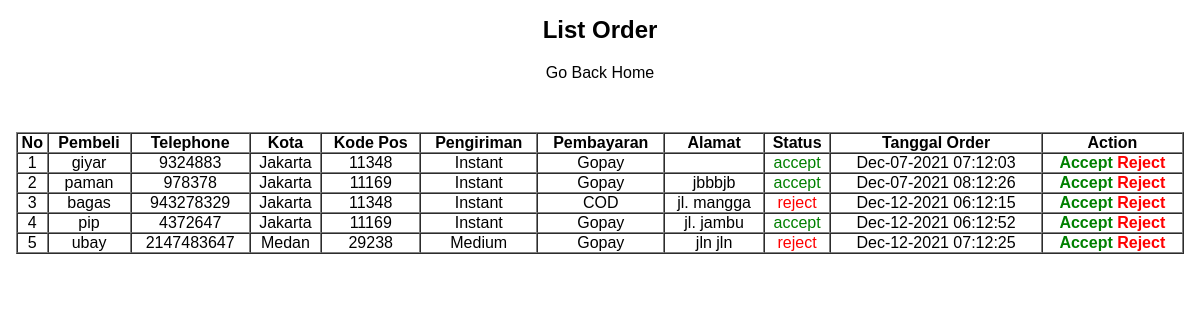
The page /admin/order.php (signed in) on the database its author committed.
### tables this page shows
CREATE TABLE `checkout` (
  `id_checkout` int(11) NOT NULL,
  `nama_pembeli` varchar(50) NOT NULL,
  `no_telp` int(16) NOT NULL,
  `nama_kota` varchar(50) NOT NULL,
  `alamat` varchar(250) NOT NULL,
  `kode_pos` int(7) NOT NULL,
  `jenis_pengiriman` enum('Instant','Medium','Premium') NOT NULL,
  `jenis_pembayaran` enum('COD','Gopay','Ovo') NOT NULL,
  `status` enum('pending','accept','reject') NOT NULL,
  `waktu_belanja` timestamp NOT NULL DEFAULT current_timestamp()
);

### app.php (called while the page is built, shortened)
<?php
$dbconnect = mysqli_connect("localhost", "root", "", "lets-migo");
function queryData($query)
{
    global $dbconnect;
    $data = mysqli_query($dbconnect, $query);
    $rows = [];
    while ($row = mysqli_fetch_assoc($data)) {
        $rows[] = $row;
    }
    return $rows;
}

### src/admin/order.php (the view, shortened to what this page needs)
<?php
require('../../app.php');
$orderList = queryData("SELECT * FROM checkout ORDER BY id_checkout ASC");
?>
<!DOCTYPE html>
<html lang="en">
<head>
    <link rel="stylesheet" href="../assets/css/style.css">
</head>
<body>
    <div class="container">
        <div>
            <h2 style="text-align: center;">List Order</h2>
            <a href="index.php" style="text-decoration: none; color: #000;">
                <p style="text-align: center; margin-top: 20px;">Go Back Home</p>
            </a>
        </div>
        <table border="1" cellspacing="0" class="table">
            <thead>
                <tr>
                    <th>No</th>
                    <th>Pembeli</th>
                    <th>Telephone</th>
                    <th>Kota</th>
                    <th>Kode Pos</th>
                    <th>Pengiriman</th>
                    <th>Pembayaran</th>
                    <th>Alamat</th>
                    <th>Status</th>
                    <th>Tanggal Order</th>
                    <th>Action</th>
                </tr>
            </thead>
            <tbody class="tbody">
                <?php
                $no = 1;
                foreach ($orderList as $order) : ?>
                    <tr>
                        <td><?= $no++; ?></td>
                        <td><?= $order["nama_pembeli"]; ?></td>
                        <td><?= $order["no_telp"]; ?></td>
                        <td><?= $order["nama_kota"]; ?></td>
                        <td><?= $order["kode_pos"]; ?></td>
                        <td><?= $order["jenis_pengiriman"]; ?></td>
                        <td><?= $order["jenis_pembayaran"]; ?></td>
                        <td><?= $order["alamat"]; ?></td>
                        <td>
                            <?php if ($order["status"] === "pending") : ?>
                                <p><?= $order["status"]; ?></p>
                            <?php elseif ($order["status"] === "accept") : ?>
                                <p style="color: green;"><?= $order["status"]; ?></p>
                            <?php elseif ($order["status"] === "reject") : ?>
                                <p style="color: red;"><?= $order["status"]; ?></p>
                            <?php endif; ?>
                        </td>
                        <td><?= date("M-d-Y h:m:s", strtotime($order["waktu_belanja"])) ?></td>
                        <td>
                            <a href="accept-product.php?id=<?= $order["id_checkout"]; ?>" class="acc-product">Accept</a>
                            <a href="reject-product.php?id=<?= $order["id_checkout"]; ?>" class="rej-product">Reject</a>
                        </td>
                    </tr>
                <?php endforeach; ?>
            </tbody>
        </table>
    </div>
</body>
</html>

### src/assets/css/style.css (style rules this page uses)
* { font-family: "Poppins", sans-serif; margin: 0; padding: 0; }
.container { padding: 16px; }

### src/admin/order.php (style rules this page uses)
.table { width: 100%; margin-top: 50px; }
.tbody { text-align: center; }
.acc-product { text-decoration: none; color: green; font-weight: 700; }
.rej-product { text-decoration: none; color: red; font-weight: 700; }

### rows shown on the page
checkout: nama_pembeli "giyar", no_telp "9324883", nama_kota "Jakarta", kode_pos "11348", jenis_pengiriman "Instant", jenis_pembayaran "Gopay", status "accept", waktu_belanja "Dec-07-2021 07:12:03"
checkout: nama_pembeli "paman", no_telp "978378", nama_kota "Jakarta", kode_pos "11169", jenis_pengiriman "Instant", jenis_pembayaran "Gopay", alamat "jbbbjb", status "accept", waktu_belanja "Dec-07-2021 08:12:26"
checkout: nama_pembeli "bagas", no_telp "943278329", nama_kota "Jakarta", kode_pos "11348", jenis_pengiriman "Instant", jenis_pembayaran "COD", alamat "jl. mangga", status "reject", waktu_belanja "Dec-12-2021 06:12:15"
checkout: nama_pembeli "pip", no_telp "4372647", nama_kota "Jakarta", kode_pos "11169", jenis_pengiriman "Instant", jenis_pembayaran "Gopay", alamat "jl. jambu", status "accept", waktu_belanja "Dec-12-2021 06:12:52"
checkout: nama_pembeli "ubay", no_telp "2147483647", nama_kota "Medan", kode_pos "29238", jenis_pengiriman "Medium", jenis_pembayaran "Gopay", alamat "jln jln", status "reject", waktu_belanja "Dec-12-2021 07:12:25"
